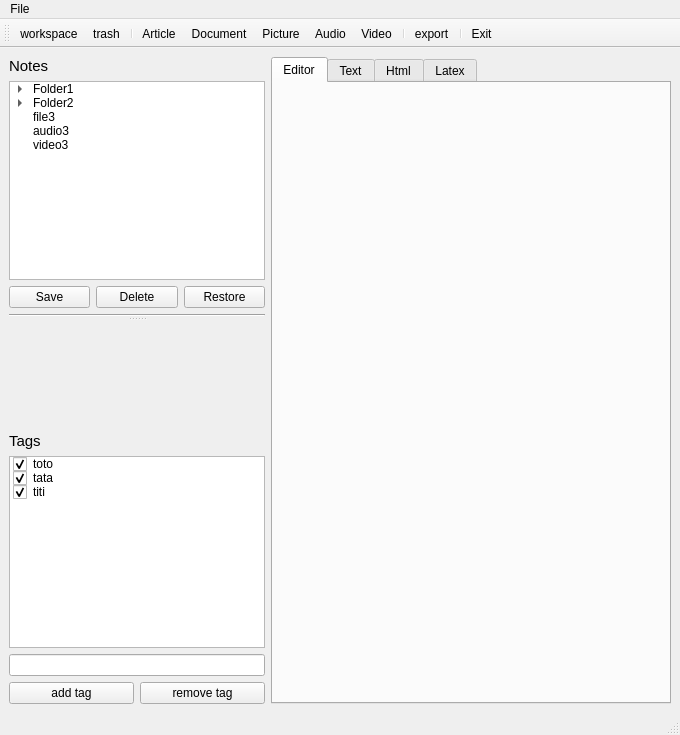
<?xml version="1.0" encoding="UTF-8"?>
<ui version="4.0">
 <class>MainWindow</class>
 <widget class="QMainWindow" name="MainWindow">
  <property name="geometry">
   <rect>
    <x>0</x>
    <y>0</y>
    <width>680</width>
    <height>735</height>
   </rect>
  </property>
  <property name="windowTitle">
   <string>Notes Manager</string>
  </property>
  <property name="windowIcon">
   <iconset resource="resources.qrc">
    <normaloff>:/new/resources/resources/manager.png</normaloff>:/new/resources/resources/manager.png</iconset>
  </property>
  <widget class="QWidget" name="centralwidget">
   <layout class="QHBoxLayout" name="horizontalLayout_2">
    <item>
     <widget class="QSplitter" name="splitter">
      <property name="orientation">
       <enum>Qt::Vertical</enum>
      </property>
      <widget class="QWidget" name="layoutWidget">
       <layout class="QVBoxLayout" name="verticalLayoutNotes">
        <item>
         <widget class="QLabel" name="labelNotes">
          <property name="font">
           <font>
            <pointsize>11</pointsize>
            <weight>50</weight>
            <bold>false</bold>
            <underline>false</underline>
           </font>
          </property>
          <property name="text">
           <string>Notes</string>
          </property>
         </widget>
        </item>
        <item>
         <widget class="QTreeWidget" name="treeWidget">
          <property name="headerHidden">
           <bool>true</bool>
          </property>
          <property name="columnCount">
           <number>1</number>
          </property>
          <column>
           <property name="text">
            <string>Folder1</string>
           </property>
          </column>
          <item>
           <property name="text">
            <string>Folder1</string>
           </property>
           <item>
            <property name="text">
             <string>file1</string>
            </property>
           </item>
           <item>
            <property name="text">
             <string>audio1</string>
            </property>
           </item>
           <item>
            <property name="text">
             <string>video1</string>
            </property>
           </item>
          </item>
          <item>
           <property name="text">
            <string>Folder2</string>
           </property>
           <item>
            <property name="text">
             <string>audio2</string>
            </property>
           </item>
          </item>
          <item>
           <property name="text">
            <string>file3</string>
           </property>
          </item>
          <item>
           <property name="text">
            <string>audio3</string>
           </property>
          </item>
          <item>
           <property name="text">
            <string>video3</string>
           </property>
          </item>
         </widget>
        </item>
        <item>
         <layout class="QHBoxLayout" name="horizontalLayout_3">
          <item>
           <widget class="QPushButton" name="pushButtonSave">
            <property name="text">
             <string>Save</string>
            </property>
            <property name="icon">
             <iconset resource="resources.qrc">
              <normaloff>:/new/resources/resources/save.png</normaloff>:/new/resources/resources/save.png</iconset>
            </property>
           </widget>
          </item>
          <item>
           <widget class="QPushButton" name="pushButtonDelete">
            <property name="text">
             <string>Delete</string>
            </property>
            <property name="icon">
             <iconset resource="resources.qrc">
              <normaloff>:/new/resources/resources/delete.png</normaloff>:/new/resources/resources/delete.png</iconset>
            </property>
           </widget>
          </item>
          <item>
           <widget class="QPushButton" name="pushButtonRestore">
            <property name="enabled">
             <bool>true</bool>
            </property>
            <property name="text">
             <string>Restore</string>
            </property>
            <property name="icon">
             <iconset resource="resources.qrc">
              <normaloff>:/new/resources/resources/restore.png</normaloff>:/new/resources/resources/restore.png</iconset>
            </property>
           </widget>
          </item>
         </layout>
        </item>
        <item>
         <widget class="Line" name="line">
          <property name="orientation">
           <enum>Qt::Horizontal</enum>
          </property>
         </widget>
        </item>
       </layout>
      </widget>
      <widget class="QWidget" name="layoutWidget">
       <layout class="QVBoxLayout" name="verticalLayoutTags">
        <item>
         <spacer name="verticalSpacer">
          <property name="orientation">
           <enum>Qt::Vertical</enum>
          </property>
          <property name="sizeHint" stdset="0">
           <size>
            <width>20</width>
            <height>100</height>
           </size>
          </property>
         </spacer>
        </item>
        <item>
         <widget class="QLabel" name="labelTags">
          <property name="font">
           <font>
            <pointsize>11</pointsize>
           </font>
          </property>
          <property name="text">
           <string>Tags</string>
          </property>
         </widget>
        </item>
        <item>
         <widget class="QListWidget" name="listWidgetTags">
          <property name="autoScroll">
           <bool>true</bool>
          </property>
          <item>
           <property name="text">
            <string>toto</string>
           </property>
           <property name="checkState">
            <enum>Checked</enum>
           </property>
          </item>
          <item>
           <property name="text">
            <string>tata</string>
           </property>
           <property name="checkState">
            <enum>Checked</enum>
           </property>
          </item>
          <item>
           <property name="text">
            <string>titi</string>
           </property>
           <property name="checkState">
            <enum>Checked</enum>
           </property>
          </item>
         </widget>
        </item>
        <item>
         <widget class="QLineEdit" name="lineEditTag">
          <property name="statusTip">
           <string>add tag </string>
          </property>
          <property name="text">
           <string/>
          </property>
         </widget>
        </item>
        <item>
         <layout class="QHBoxLayout" name="horizontalLayout">
          <item>
           <widget class="QPushButton" name="pushButtonAddTag">
            <property name="text">
             <string>add tag</string>
            </property>
            <property name="icon">
             <iconset resource="resources.qrc">
              <normaloff>:/new/resources/resources/addtag.png</normaloff>:/new/resources/resources/addtag.png</iconset>
            </property>
           </widget>
          </item>
          <item>
           <widget class="QPushButton" name="pushButtonRemoveTag">
            <property name="text">
             <string>remove tag</string>
            </property>
            <property name="icon">
             <iconset resource="resources.qrc">
              <normaloff>:/new/resources/resources/removetag.png</normaloff>:/new/resources/resources/removetag.png</iconset>
            </property>
           </widget>
          </item>
         </layout>
        </item>
       </layout>
      </widget>
     </widget>
    </item>
    <item>
     <widget class="QTabWidget" name="tabWidgetOnglets">
      <property name="enabled">
       <bool>true</bool>
      </property>
      <property name="currentIndex">
       <number>0</number>
      </property>
      <widget class="QWidget" name="Editor">
       <property name="enabled">
        <bool>true</bool>
       </property>
       <attribute name="title">
        <string>Editor</string>
       </attribute>
      </widget>
      <widget class="QWidget" name="Text">
       <property name="enabled">
        <bool>true</bool>
       </property>
       <attribute name="title">
        <string>Text</string>
       </attribute>
      </widget>
      <widget class="QWidget" name="Html">
       <attribute name="title">
        <string>Html</string>
       </attribute>
      </widget>
      <widget class="QWidget" name="Latex">
       <property name="enabled">
        <bool>false</bool>
       </property>
       <attribute name="title">
        <string>Latex</string>
       </attribute>
      </widget>
     </widget>
    </item>
   </layout>
  </widget>
  <widget class="QMenuBar" name="menubar">
   <property name="geometry">
    <rect>
     <x>0</x>
     <y>0</y>
     <width>680</width>
     <height>21</height>
    </rect>
   </property>
   <widget class="QMenu" name="menuFile">
    <property name="title">
     <string>File</string>
    </property>
    <widget class="QMenu" name="menuNew">
     <property name="title">
      <string>New</string>
     </property>
     <addaction name="actionNewArticle"/>
     <addaction name="actionNewDocument"/>
     <addaction name="actionNewPicture"/>
     <addaction name="actionNewAudio"/>
     <addaction name="actionNewVideo"/>
    </widget>
    <widget class="QMenu" name="menuTaper_ici">
     <property name="title">
      <string>Taper ici</string>
     </property>
    </widget>
    <widget class="QMenu" name="menuOpen">
     <property name="title">
      <string>Open</string>
     </property>
     <addaction name="actionOpenArticle"/>
     <addaction name="actionOpenDocument"/>
     <addaction name="actionPicture"/>
     <addaction name="actionOpenAudio"/>
     <addaction name="actionOpenVideo"/>
    </widget>
    <addaction name="menuNew"/>
    <addaction name="menuOpen"/>
    <addaction name="actionExit_2"/>
    <addaction name="menuTaper_ici"/>
   </widget>
   <addaction name="menuFile"/>
  </widget>
  <widget class="QStatusBar" name="statusbar"/>
  <widget class="QToolBar" name="toolBar">
   <property name="windowTitle">
    <string>toolBar</string>
   </property>
   <property name="iconSize">
    <size>
     <width>30</width>
     <height>30</height>
    </size>
   </property>
   <attribute name="toolBarArea">
    <enum>TopToolBarArea</enum>
   </attribute>
   <attribute name="toolBarBreak">
    <bool>false</bool>
   </attribute>
   <addaction name="actionWorkspace"/>
   <addaction name="actionTrash"/>
   <addaction name="separator"/>
   <addaction name="actionNewArticle"/>
   <addaction name="actionNewDocument"/>
   <addaction name="actionNewPicture"/>
   <addaction name="actionNewAudio"/>
   <addaction name="actionNewVideo"/>
   <addaction name="separator"/>
   <addaction name="actionExport"/>
   <addaction name="separator"/>
   <addaction name="actionExit_2"/>
  </widget>
  <action name="actionNewArticle">
   <property name="icon">
    <iconset resource="resources.qrc">
     <normaloff>:/new/resources/resources/bluefile.png</normaloff>:/new/resources/resources/bluefile.png</iconset>
   </property>
   <property name="text">
    <string>Article</string>
   </property>
   <property name="toolTip">
    <string>new article</string>
   </property>
  </action>
  <action name="actionNewDocument">
   <property name="icon">
    <iconset>
     <disabledoff>:/new/resources/resources/folder.png</disabledoff>
    </iconset>
   </property>
   <property name="text">
    <string>Document</string>
   </property>
   <property name="toolTip">
    <string>new document</string>
   </property>
  </action>
  <action name="actionNewAudio">
   <property name="icon">
    <iconset resource="resources.qrc">
     <normaloff>:/new/resources/resources/audio.png</normaloff>:/new/resources/resources/audio.png</iconset>
   </property>
   <property name="text">
    <string>Audio</string>
   </property>
   <property name="toolTip">
    <string>new audio</string>
   </property>
  </action>
  <action name="actionNewVideo">
   <property name="icon">
    <iconset resource="resources.qrc">
     <normaloff>:/new/resources/resources/video.png</normaloff>:/new/resources/resources/video.png</iconset>
   </property>
   <property name="text">
    <string>Video</string>
   </property>
   <property name="toolTip">
    <string>new video</string>
   </property>
  </action>
  <action name="actionTrash">
   <property name="icon">
    <iconset>
     <normalon>:/new/resources/resources/trash.png</normalon>
    </iconset>
   </property>
   <property name="text">
    <string>trash</string>
   </property>
   <property name="toolTip">
    <string>trash</string>
   </property>
  </action>
  <action name="actionWorkspace">
   <property name="icon">
    <iconset resource="resources.qrc">
     <normaloff>:/new/resources/resources/workspace.png</normaloff>:/new/resources/resources/workspace.png</iconset>
   </property>
   <property name="text">
    <string>workspace</string>
   </property>
   <property name="toolTip">
    <string>open workspace</string>
   </property>
  </action>
  <action name="actionExport">
   <property name="icon">
    <iconset resource="resources.qrc">
     <normaloff>:/new/resources/resources/export.png</normaloff>:/new/resources/resources/export.png</iconset>
   </property>
   <property name="text">
    <string>export</string>
   </property>
   <property name="toolTip">
    <string>export </string>
   </property>
  </action>
  <action name="actionDelete">
   <property name="icon">
    <iconset resource="resources.qrc">
     <normaloff>:/new/resources/resources/delete.png</normaloff>:/new/resources/resources/delete.png</iconset>
   </property>
   <property name="text">
    <string>delete</string>
   </property>
   <property name="toolTip">
    <string>delete</string>
   </property>
  </action>
  <action name="actionOpenArticle">
   <property name="icon">
    <iconset resource="resources.qrc">
     <normaloff>:/new/resources/resources/bluefile.png</normaloff>:/new/resources/resources/bluefile.png</iconset>
   </property>
   <property name="text">
    <string>Article</string>
   </property>
   <property name="toolTip">
    <string>new article</string>
   </property>
  </action>
  <action name="actionOpenDocument">
   <property name="icon">
    <iconset>
     <disabledoff>:/new/resources/resources/folder.png</disabledoff>
    </iconset>
   </property>
   <property name="text">
    <string>Document</string>
   </property>
   <property name="toolTip">
    <string>new document</string>
   </property>
  </action>
  <action name="actionOpenAudio">
   <property name="icon">
    <iconset resource="resources.qrc">
     <normaloff>:/new/resources/resources/audio.png</normaloff>:/new/resources/resources/audio.png</iconset>
   </property>
   <property name="text">
    <string>Audio</string>
   </property>
   <property name="toolTip">
    <string>new audio</string>
   </property>
  </action>
  <action name="actionOpenVideo">
   <property name="icon">
    <iconset resource="resources.qrc">
     <normaloff>:/new/resources/resources/video.png</normaloff>:/new/resources/resources/video.png</iconset>
   </property>
   <property name="text">
    <string>Video</string>
   </property>
   <property name="toolTip">
    <string>new video</string>
   </property>
  </action>
  <action name="actionNewPicture">
   <property name="icon">
    <iconset resource="resources.qrc">
     <normaloff>:/new/resources/resources/picture.png</normaloff>:/new/resources/resources/picture.png</iconset>
   </property>
   <property name="text">
    <string>Picture</string>
   </property>
  </action>
  <action name="actionPicture">
   <property name="icon">
    <iconset resource="resources.qrc">
     <normaloff>:/new/resources/resources/picture.png</normaloff>:/new/resources/resources/picture.png</iconset>
   </property>
   <property name="text">
    <string>Picture</string>
   </property>
  </action>
  <action name="actionExit_2">
   <property name="icon">
    <iconset resource="resources.qrc">
     <normaloff>:/new/resources/resources/quit.png</normaloff>:/new/resources/resources/quit.png</iconset>
   </property>
   <property name="text">
    <string>Exit</string>
   </property>
  </action>
 </widget>
 <resources>
  <include location="resources.qrc"/>
 </resources>
 <connections/>
</ui>
